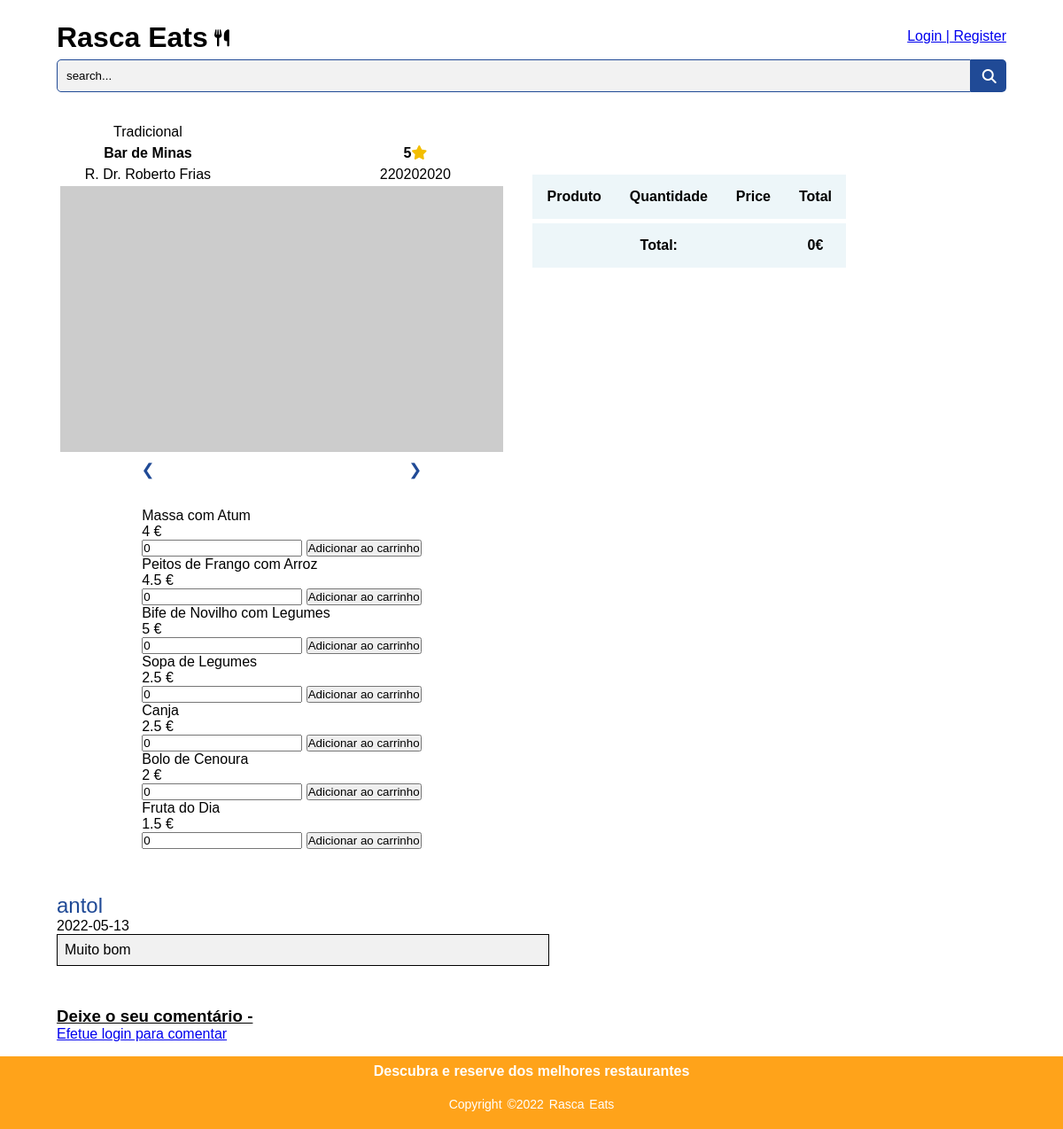
Screenshot of /restaurant.php?id=1 with the database file from the repository.
### tables this page shows
CREATE TABLE Restaurant(
    restaurantId int PRIMARY KEY,
    restaurantName varchar NOT NULL,
    adress varchar NOT NULL,
    category varchar NOT NULL,
    phoneNumber int NOT NULL,
    rating real
);

CREATE TABLE Dish(
    dishId int PRIMARY KEY,
    restaurantId int,
    dishName varchar,
    price real,
    category varchar,
    CONSTRAINT fk_restaurantId FOREIGN KEY (restaurantId)
        REFERENCES Restaurant(restaurantId) 
        ON DELETE CASCADE
        ON UPDATE CASCADE
);

CREATE TABLE Comments(
    clientId int NOT NULL,
    restaurantId int NOT NULL,
    comment varchar NOT NULL,
    published date NOT NULL,
    CONSTRAINT fk_clientId FOREIGN KEY (clientId)
        REFERENCES Client(clientId) 
        ON DELETE CASCADE
        ON UPDATE CASCADE,
    CONSTRAINT fk_restaurantId FOREIGN KEY (restaurantId)
        REFERENCES Restaurant(restaurantId) 
        ON DELETE CASCADE
        ON UPDATE CASCADE 
);

CREATE TABLE Client(
    clientId int PRIMARY KEY NOT NULL,
    clientName varchar NOT NULL,
    email varchar NOT NULL,
    phoneNumber int NOT NULL,
    adress varchar NOT NULL,
    password varchar NOT NULL,
    username varchar NOT NULL
);

### sql/restaurant.php (called while the page is built, shortened)
<?php
    function getRestaurant($db){
        $stmt = $db->prepare('SELECT * FROM Restaurant WHERE restaurantId = ?');
        $stmt->execute(array($_GET['id']));
        return $stmt->fetch();
    }
    function getMenu($db){
        $stmt = $db->prepare('SELECT * FROM Dish WHERE restaurantId = ?');
        $stmt->execute(array($_GET['id']));
        return $stmt->fetchAll();
    }
?>

### sql/comments.php (called while the page is built, shortened)
<?php
    function getComments($db){
        $stmt = $db->prepare('SELECT * FROM Comments JOIN Client USING (clientID) WHERE restaurantId = ?');
        $stmt->execute(array($_GET['id']));
        return $stmt->fetchAll();
    }
?>

### restaurant.php (the view, shortened to what this page needs)
<?php
    require_once('sql/restaurant.php');
    require_once('templates/comments.php');
    require_once('sql/comments.php');
    require_once('templates/dishes.php');
    $db = getDatabaseConnection();
    $db->setAttribute(PDO::ATTR_DEFAULT_FETCH_MODE, PDO::FETCH_ASSOC);
    $restaurant = getRestaurant($db);
    $menu = getMenu($db);
    $comments = getComments($db);
?>
<!DOCTYPE html>
<html lang="en">
<head>
    <link rel="stylesheet" href="css/style.css">
    <link rel="stylesheet" href="css/restaurant.css">
    <link rel="stylesheet" href="css/comments.css">
</head>
<body>
<header>
        <h1><a href="frontPage.php">Rasca Eats</a></h1>
        <i class="fa-solid fa-utensils"></i>
        <form action="https://www.google.pt/?hl=pt-PT" method="get" id="loginForm">
            <?php
            if (isset($_SESSION['id'])){ ?>
                    <form action="actionlogout.php" method="get" id="logout2">
                        <a href="profilePage.php"> <?php echo $_SESSION['name'] ?> </a>
                        <a href="actionlogout.php">Logout</a>
                    </form>
<?php            }
            else{ ?>
                    <div class="login">
                        <a href="login_register.php">Login | Register</a>
                    </div>
<?php       }
                ?>
        </form>
        <form action="file:///C:/Users/antol/LTW_php/Projeto_LTW/proj.html" method="get">
            <div class="search">
                <input type="text" class="searchInput" name="search" placeholder="search...">
                <button type="submit" class="searchButton">
                    <i class="fa-solid fa-magnifying-glass"></i>
                </button>
            </div>
        </form>
    </header>
    <section id= "restaurant">
        <p>
            <?php echo $restaurant['category'] ?>
        </p>
        <p>
            <?php echo $restaurant['restaurantName'] ?>
        </p>
        <p>
            <?php echo $restaurant['rating'] ?><i class="fa-solid fa-star"></i>
        </p>
        <p>
            <?php echo $restaurant['phoneNumber'] ?>
        </p>
        <p>
            <?php echo $restaurant['adress'] ?>
        </p>
        <img class = "slide" src="https://picsum.photos/500/300?food1" alt="Restaurant photo">
        <button class="left-button" onclick="plusDivs(-1)">&#10094;</button>
        <button class="right-button" onclick="plusDivs(+1)">&#10095;</button>
    </section>
    <section id="favRestaurant">
    </section>
    <section id = "cart">
    <table>
        <thead>
          <tr><th>Produto</th><th>Quantidade</th><th>Price</th><th>Total</th></tr>
        </thead>
        <tfoot>
          <tr><th colspan="3">Total:</th><th>0</th></tr>
        </tfoot>
      </table>
    </section>
    <section id = "dishes">
        <?php output_dishes($menu)?>
    </section>
    <section id = "reviews">
        <?php output_comments($comments)?>
        <h3>Deixe o seu comentário - </h3>
        <?php if (!isset($_SESSION['id'])){ ?>
                <p><a href="login_register.php">Efetue login para comentar</a></p>
<?php } ?>
    </section>
    <footer>
        <div class="footer-content">
            <h4>Descubra e reserve dos melhores restaurantes</h4>
        </div>
        <div class="footer-bottom">
            <p>copyright &copy;2022 Rasca Eats</p>
        </div>
    </footer>
    </body>
</html>

### templates/dishes.php
<?php
    function output_dishes($menu){
        foreach($menu as $dish){ ?>
            <article>
                <p class="dishName"><?php echo $dish['dishName'] ?></p>
                <p class = "dishPrice"><?php echo $dish['price'] ?></p>
                <input class="quantity" type="number" value="0">
                <button class="buy">Adicionar ao carrinho</button></article> <?php
            }
    }
?>

### templates/comments.php
<?php
    function output_comments($comments){
        foreach($comments as $comment ){?>
            <article class="comments">
                <br>
                <span class="username"><p><?php echo $comment['username'] ?></p></span>
                <span class="date"><?=date('Y-m-d', strtotime($comment['published']))?></span>
                <span class ="comment"><p><?php echo $comment['comment'] ?></p></span>
            </article>
<?php   }
    }
?>

### css/style.css (style rules this page uses)
* { margin: 0; padding: 0; font-family:sans-serif; }
header { padding: 1em; display: grid; grid-template-columns: 11em 3em auto; padding-top: 1.5em; padding-left: 4em; padding-right: 4em; }
header h1 { grid-column: 1; grid-row: 1/1; padding-bottom: 0.2em; }
header h1 a { text-decoration: none; color: black; }
header i { grid-column: 2; grid-row: 1; text-align: left; padding-top: 0.5em; font-size: larger; padding-left: 0.1em; }
#loginForm { grid-column: 3; grid-row: 1; display: block; text-align: right; padding-top: 0.5em; }
header form { grid-column: 1/4; grid-row: 2; }
.search { width: 100%; display: inline-flex; }
.searchInput { flex-grow: 1; padding: 10px; outline: none; border: 1px solid rgb(32, 74, 150); border-radius: 5px 0 0 5px; background: rgb(242, 242, 242); }
.searchInput::placeholder { color:rgb(0, 0, 0) }
.searchButton { width: 3em; background-color: rgb(32, 74, 150); color: white ; outline: none; border: none; display: flex; align-items: center; justify-content: center; border-radius: 0 5px 5px 0; cursor: pointer; user-select: none; }
.searchButton i { padding-bottom: 0.5em; }
footer { background-color: #ffa31a; font-family: 'Gill Sans', 'Gill Sans MT', Calibri, 'Trebuchet MS', sans-serif; padding-top: 0.5em; color: #fff; }
.footer-content { display: flex; align-items: center; justify-content: center; flex-direction: column; }
.footer-bottom { background: transparent; padding: 20px 0; text-align: center; }
.footer-bottom p { font-size: 14px; word-spacing: 2px; text-transform: capitalize; }

### css/restaurant.css (style rules this page uses)
body { display: grid; }
header { grid-column: 1/6; grid-row:1/1; }
#cart { position: fixed; right:15em; top:11em; }
#restaurant { grid-column: 1/2; grid-row:2/2; display: grid; grid-template-columns: 1fr 1fr; grid-template-rows: auto auto auto 1fr; justify-items: center; padding: 1em; }
#restaurant p { padding:0.2em; }
#restaurant p:nth-child(1) { grid-column-start: 1; grid-row-start: 1; font-weight: 100; }
#restaurant p:nth-child(2) { grid-column-start: 1; grid-row-start: 2; font-weight: bold; }
#restaurant p:nth-child(3) { grid-column-start: 2; grid-row-start: 2; font-weight: bold; }
#restaurant p:nth-child(3) i { color: rgb(243, 190, 0); }
#restaurant p:nth-child(4) { grid-column-start: 2; grid-row-start: 3; }
#restaurant p:nth-child(5) { grid-column-start: 1; grid-row-start: 3; }
#restaurant img { grid-column:1 / 3; justify-items: center; }
#restaurant button { color: rgb(32, 74, 150); border: none; background: none; font-size: large; padding-top: 0.5em; }
#cart table { border-collapse: collapse; margin: 1em 0; }
#cart th, #cart td { padding: 1em; text-align: center; }
#cart tfoot th:last-child::after { content: "€"; }
#cart tr { background-color: #ffddd2; border: 5px solid white; }
#cart thead tr, #cart tfoot tr { background-color: #edf6f9; }
#dishes { grid-column: 1/2; grid-row:3/3; padding: 1em; margin:0 auto; }
#dishes article p:nth-child(2)::after { content: " €"; }
#reviews { grid-column: 1/2; grid-row:4/4; padding: 1em; }
footer { grid-column: 1/6; grid-row:5/5; }

### css/comments.css (style rules this page uses)
#reviews { padding-left: 4em;; }
.comments .username p { color: rgb(32, 74, 150); font-size: 1.5em; }
.comments .comment p { border: 1px; border-style: solid; padding: 0.5em; background-color: rgb(241, 241, 241); }
#reviews h3 { margin-top: 2.5em; text-decoration: underline; }

### rows the page displays
restaurant: category "Tradicional", restaurantName "Bar de Minas", rating "5", phoneNumber "220202020", adress "R. Dr. Roberto Frias"
dish: dishName "Massa com Atum", price "4"
dish: dishName "Peitos de Frango com Arroz", price "4.5"
dish: dishName "Bife de Novilho com Legumes", price "5"
dish: dishName "Sopa de Legumes", price "2.5"
dish: dishName "Canja", price "2.5"
dish: dishName "Bolo de Cenoura", price "2"
dish: dishName "Fruta do Dia", price "1.5"
comments: clientId.username "antol", published "2022-05-13", comment "Muito bom"
